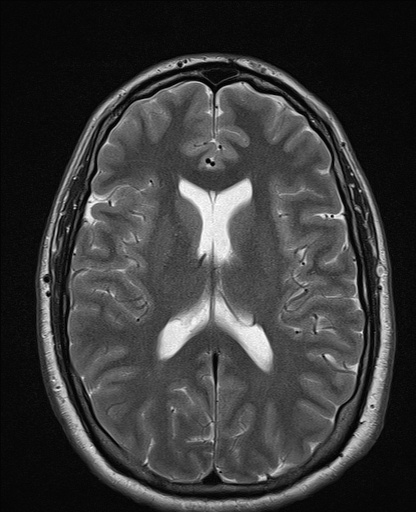
#> input picture mri_brain.jpg, 416 x 512 px
$ python edge_detect.py
#> lines starting #> are read from the running program, lines starting #| are printed output that depends on the picture; after the words box and inside, x2 and y2 are one past the last pixel; in counts of white or black regions, pixels touching at a corner belong together

import cv2

def edge_detect(file_name, tresh_min, tresh_max):
#> called with file_name = 'mri_brain.jpg', tresh_min = 128, tresh_max = 255
    image = cv2.imread(file_name)
#> image is the input picture: shape (512, 416, 3); min 0, max 255, mean 57.9
    im_bw = cv2.cvtColor(image, cv2.COLOR_RGB2GRAY)

    (thresh, im_bw) = cv2.threshold(im_bw, tresh_min, tresh_max, 0)
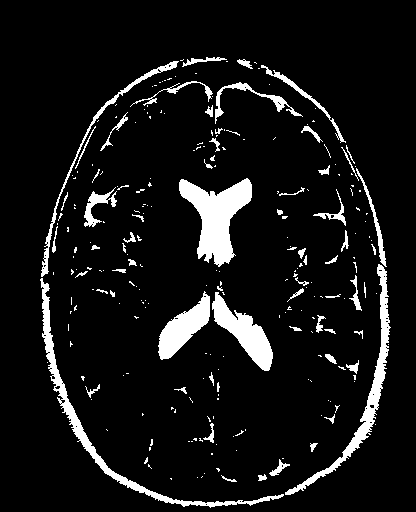
#> im_bw: shape (512, 416); 8.3% white; 250 white regions (186 under 20 px)
#> thresh = 128
    cv2.imwrite('bw_'+file_name, im_bw)

    contours, hierarchy = cv2.findContours(im_bw, cv2.RETR_TREE, cv2.CHAIN_APPROX_SIMPLE)
#> contours = 307 contours, 269 with area under 20; largest, box (x1, y1, x2, y2) and area: (179, 178, 252, 267) 2990, (40, 278, 284, 508) 2078, (285, 264, 391, 495) 1886, (212, 292, 273, 371) 1731, (158, 291, 210, 360) 1497
    cv2.drawContours(image, contours, -1, (0,255,0), 3)
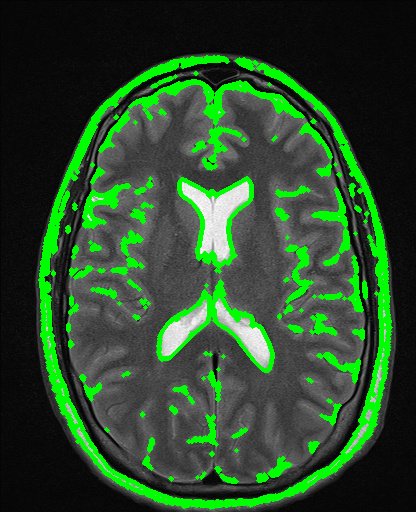
#> image: shape (512, 416, 3); 12.9% of pixels changed, all inside (x1, y1, x2, y2) = (38, 55, 393, 510)
    cv2.imwrite('cnt_'+file_name, image)


if __name__ == '__main__':
  edge_detect('mri_brain.jpg', 128, 255)
